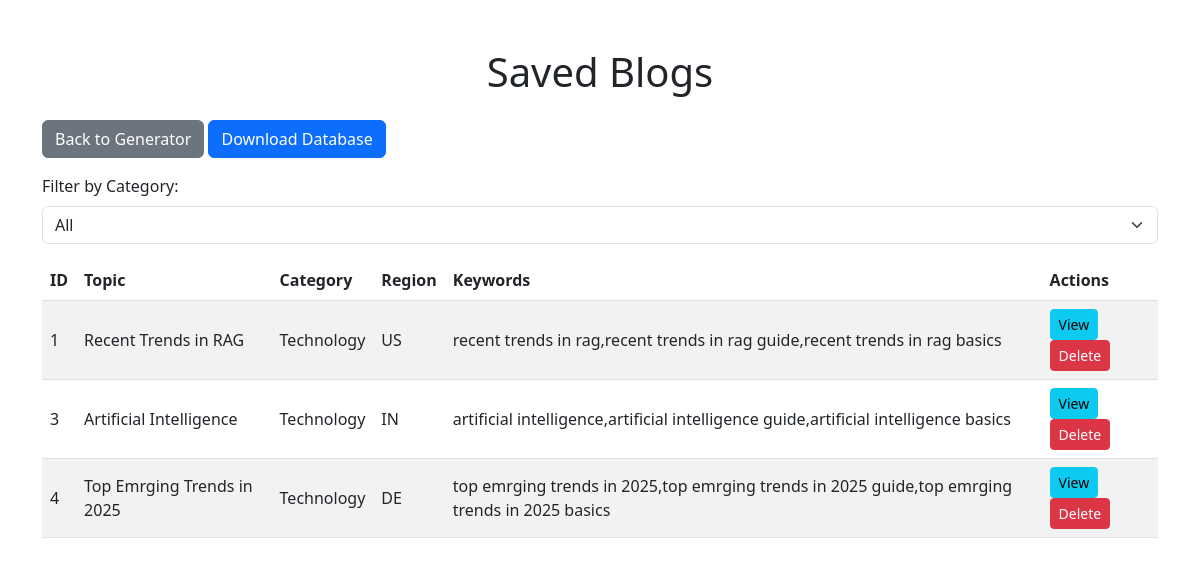
Screenshot of /blogs with the database file from the repository.
### tables this page shows
CREATE TABLE analytics
                         (id INTEGER PRIMARY KEY AUTOINCREMENT,
                          topic TEXT,
                          category TEXT,
                          region TEXT,
                          content TEXT,
                          keywords TEXT);

### blog_generator.py (the view)
@app.route('/blogs')
def view_blogs():
    try:
        conn = sqlite3.connect(DB_PATH)
        cursor = conn.cursor()
        cursor.execute('SELECT id, topic, category, region, keywords, content FROM analytics')
        blogs = cursor.fetchall()
        conn.close()
        print(f"Fetched {len(blogs)} blogs from database")  # Debug
        return render_template('analytics.html', analytics=blogs)
    except Exception as e:
        print(f"Error in view_blogs: {str(e)}")
        return render_template('analytics.html', analytics=[])

### templates/analytics.html (shortened to what this page needs)
<!DOCTYPE html>
<html lang="en">
<head>
    <link href="https://cdn.jsdelivr.net/npm/bootstrap@5.3.0/dist/css/bootstrap.min.css" rel="stylesheet">
</head>
<body>
    <div class="container mt-5">
        <h1 class="text-center mb-4">Saved Blogs</h1>
        <a href="/" class="btn btn-secondary mb-3">Back to Generator</a>
        <a href="/download-db" class="btn btn-primary mb-3">Download Database</a>
        <div class="mb-3">
            <label for="category-filter" class="form-label">Filter by Category:</label>
            <select class="form-select" id="category-filter" onchange="filterBlogs()">
                <option value="">All</option>
            </select>
        </div>
        {% if analytics %}
        <table class="table table-striped">
            <thead>
                <tr>
                    <th>ID</th>
                    <th>Topic</th>
                    <th>Category</th>
                    <th>Region</th>
                    <th>Keywords</th>
                    <th>Actions</th>
                </tr>
            </thead>
            <tbody>
                {% for blog in analytics %}
                <tr>
                    <td>{{ blog[0] }}</td>
                    <td>{{ blog[1] }}</td>
                    <td>{{ blog[2] }}</td>
                    <td>{{ blog[3] }}</td>
                    <td>{{ blog[4] }}</td>
                    <td>
                        <button type="button" class="btn btn-info btn-sm" data-bs-toggle="modal" data-bs-target="#blogModal{{ blog[0] }}">View</button>
                        <form action="/delete-blog/{{ blog[0] }}" method="POST" style="display:inline;">
                            <button type="submit" class="btn btn-danger btn-sm" onclick="return confirm('Are you sure you want to delete this blog?')">Delete</button>
                        </form>
                    </td>
                </tr>
                {% endfor %}
            </tbody>
        </table>
        {% else %}
        <p class="text-center no-blogs">No blogs found in the database. Generate and save a blog to see it here.</p>
        {% endif %}
    </div>
</body>
</html>

### templates/analytics.html (style rules this page uses)
.table th, .table td { vertical-align: middle; }

### rows the page displays
analytics: id "1", topic "Recent Trends in RAG", category "Technology", region "US", keywords "recent trends in rag,recent trends in rag guide,recent trends in rag basics"
analytics: id "3", topic "Artificial Intelligence", category "Technology", region "IN", keywords "artificial intelligence,artificial intelligence guide,artificial intelligence basics"
analytics: id "4", topic "Top Emrging Trends in 2025", category "Technology", region "DE", keywords "top emrging trends in 2025,top emrging trends in 2025 guide,top emrging trends in 2025 basics"
